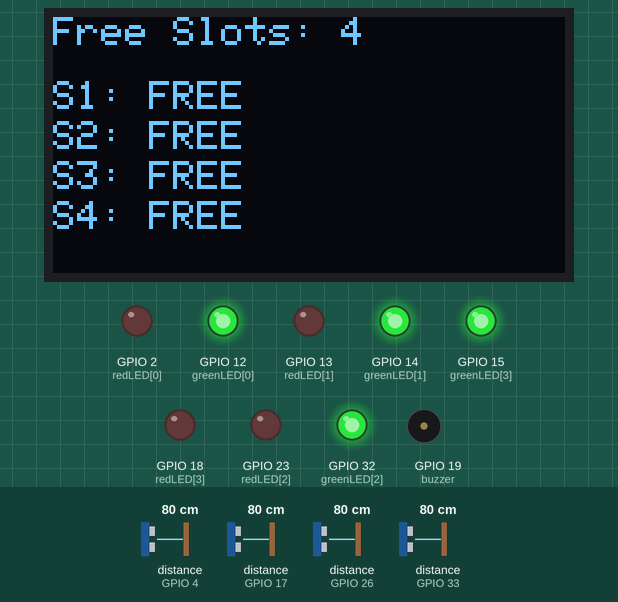
A sketch run on a simulated ESP32. Parts: 128×64 one-colour display, output pins drawn as LEDs (lit = HIGH), buzzer (waves = sounding, pin HIGH). Wiring (inferred from the names in the program): 4 × ultrasonic range finder: trigger GPIO 5, echo GPIO 17 / trigger GPIO 16, echo GPIO 4 / trigger GPIO 25, echo GPIO 33 / trigger GPIO 27, echo GPIO 26. The test bench sets the inputs (shaded band); at power-on: distance to the obstacle (sensors on GPIO 4, GPIO 17, GPIO 26, GPIO 33) 80 cm. The echo pulse lasts 58.3 µs per cm; pins used as bus, display or sensor lines are not drawn; what the sketch prints to the serial monitor is not drawn.

Above: at 1.2 s.
1.3 s: distance to the obstacle (sensor on GPIO 4) set to 38 cm
3.3 s: distance to the obstacle (sensor on GPIO 4) set to 30 cm
At 4.6 s:
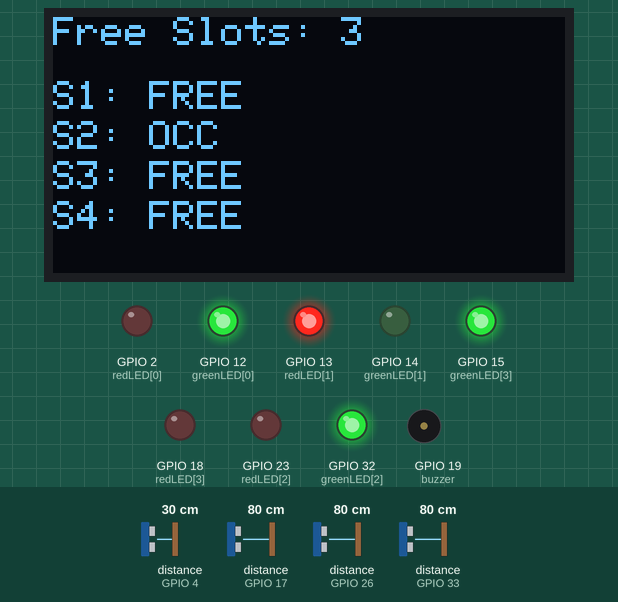
5.7 s: distance to the obstacle (sensor on GPIO 17) set to 37 cm
7.5 s: distance to the obstacle (sensor on GPIO 17) set to 31 cm
At 9.0 s:
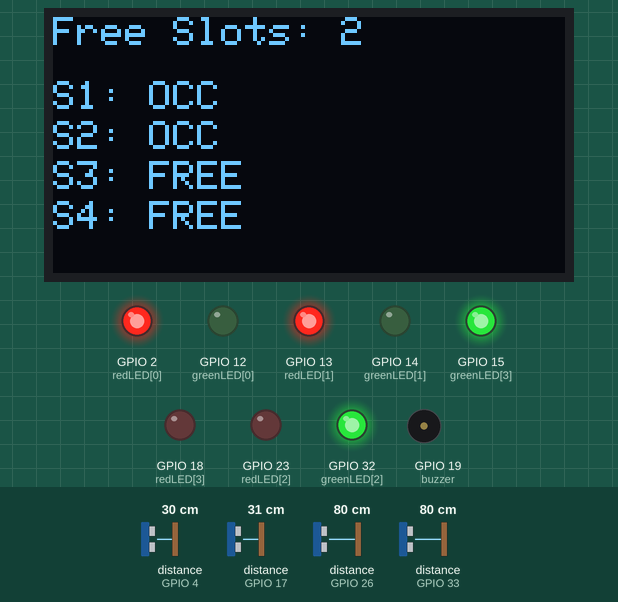
9.9 s: distance to the obstacle (sensor on GPIO 26) set to 38 cm
11.7 s: distance to the obstacle (sensor on GPIO 26) set to 30 cm
At 13.1 s:
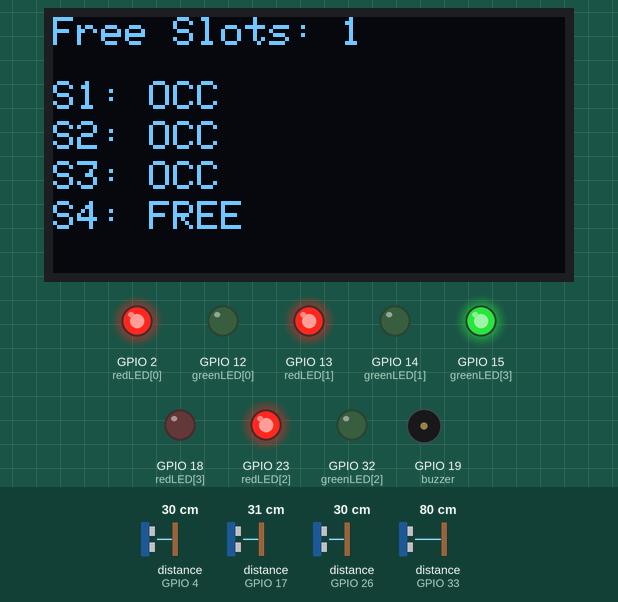
Timing chart, 0 to 14.7 s (numbered marks = the images above; inputs shaded):
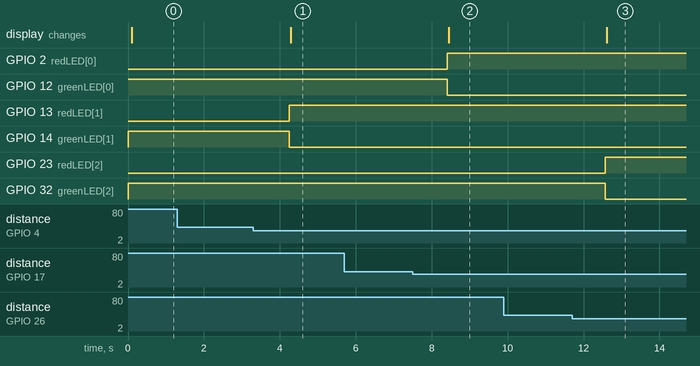

The sketch:

smart_parking.ino
```cpp
#include <Wire.h>
#include <Adafruit_GFX.h>
#include <Adafruit_SSD1306.h>

// OLED settings
#define SCREEN_WIDTH 128
#define SCREEN_HEIGHT 64
Adafruit_SSD1306 display(SCREEN_WIDTH, SCREEN_HEIGHT, &Wire, -1);

// Ultrasonic sensor pins
int trigPins[4] = {5, 16, 27, 25};
int echoPins[4] = {17, 4, 26, 33};

// LED pins
int greenLED[4] = {12, 14, 32, 15};
int redLED[4]   = {2, 13, 23, 18};

// Buzzer pin
int buzzer = 19;

// Distance threshold in cm
float threshold = 35.0;

// Function to read distance
float readDistance(int trigPin, int echoPin) {
  digitalWrite(trigPin, LOW);
  delayMicroseconds(2);

  digitalWrite(trigPin, HIGH);
  delayMicroseconds(10);
  digitalWrite(trigPin, LOW);

  long duration = pulseIn(echoPin, HIGH, 30000);

  if (duration == 0) return 999;

  float distance = duration * 0.0343 / 2.0;
  return distance;
}

void setup() {
  Serial.begin(115200);

  // Sensor and LED pin setup
  for (int i = 0; i < 4; i++) {
    pinMode(trigPins[i], OUTPUT);
    pinMode(echoPins[i], INPUT);

    pinMode(greenLED[i], OUTPUT);
    pinMode(redLED[i], OUTPUT);

    digitalWrite(greenLED[i], HIGH); // Initially free
    digitalWrite(redLED[i], LOW);
  }

  pinMode(buzzer, OUTPUT);

  // OLED setup
  Wire.begin(21, 22);

  if (!display.begin(SSD1306_SWITCHCAPVCC, 0x3C)) {
    Serial.println("OLED not found");
    while (true);
  }

  display.clearDisplay();
  display.display();
}

void loop() {

  bool occupied[4];
  int freeCount = 0;

  // Read all sensors
  for (int i = 0; i < 4; i++) {

    float distance = readDistance(trigPins[i], echoPins[i]);

    if (distance < threshold) {
      occupied[i] = true;

      digitalWrite(redLED[i], HIGH);
      digitalWrite(greenLED[i], LOW);

    } else {
      occupied[i] = false;

      digitalWrite(redLED[i], LOW);
      digitalWrite(greenLED[i], HIGH);

      freeCount++;
    }

    // Serial output
    Serial.print("Slot ");
    Serial.print(i + 1);
    Serial.print(": ");

    if (occupied[i])
      Serial.print("OCCUPIED");
    else
      Serial.print("FREE");

    Serial.print(" (");
    Serial.print(distance);
    Serial.println(" cm)");
  }

  Serial.print("Available Slots: ");
  Serial.println(freeCount);
  Serial.println("----------------------");

  // OLED display
  display.clearDisplay();

  display.setTextSize(1);
  display.setTextColor(SSD1306_WHITE);

  display.setCursor(0, 0);
  display.print("Free Slots: ");
  display.println(freeCount);

  for (int i = 0; i < 4; i++) {
    display.setCursor(0, 16 + i * 10);

    display.print("S");
    display.print(i + 1);
    display.print(": ");

    if (occupied[i])
      display.print("OCC");
    else
      display.print("FREE");
  }

  display.display();

  // Parking full buzzer
  if (freeCount == 0) {
    digitalWrite(buzzer, HIGH);
  } else {
    digitalWrite(buzzer, LOW);
  }

  delay(1000);
}
```

Measured:
- the behaviour switches between 35 and 34 cm on distance to the obstacle (sensor on GPIO 4) (found by bisection; images 0 and 1)
- the behaviour switches between 35 and 34 cm on distance to the obstacle (sensor on GPIO 17) (found by bisection; images 1 and 2)
- the behaviour switches between 35 and 34 cm on distance to the obstacle (sensor on GPIO 26) (found by bisection; images 2 and 3)
- after the input at 1.3 s, every drawn part: stays the same
- after the input at 3.3 s, GPIO 13 (redLED[1]): LOW → HIGH after 0.95 s; GPIO 14 (greenLED[1]): HIGH → LOW after 0.95 s; the display: changes after 0.98 s (image 1)
- after the input at 5.7 s, every drawn part: stays the same
- after the input at 7.5 s, GPIO 2 (redLED[0]): LOW → HIGH after 0.91 s; GPIO 12 (greenLED[0]): HIGH → LOW after 0.91 s; the display: changes after 0.95 s (image 2)
- after the input at 9.9 s, every drawn part: stays the same
- after the input at 11.7 s, GPIO 23 (redLED[2]): LOW → HIGH after 0.88 s; GPIO 32 (greenLED[2]): HIGH → LOW after 0.88 s; the display: changes after 0.91 s (image 3)
